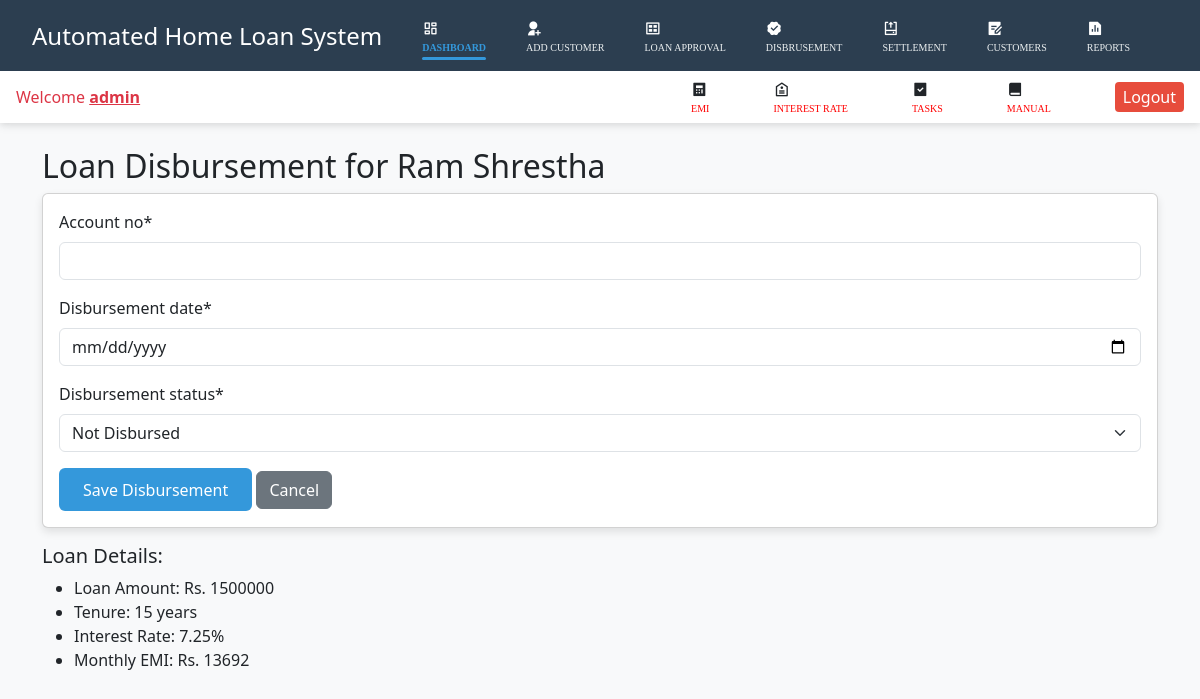
Page /client/2/disburse/ (signed in) on the committed database.
### homeloanapp/models.py (models this page shows, shortened)
class ClientDetails(models.Model):
    name = models.CharField(max_length=300, default='Sumam limbu')
    dob = models.CharField(max_length=10, default='2008/10/10')
    citizenship = models.CharField(max_length=20, default='1234')
    sex = models.CharField(max_length=8, choices=SEX_CHOICES, default="Male")
    martial = models.CharField(max_length=20, choices=MARTIAL_STATUS, default="Married")
    father = models.CharField(max_length=300, default="shyam rai")
    education = models.CharField(max_length=10, choices=EDUCATION_CHOICES, default="Bachelor")
    address = models.CharField(max_length=50, default='Itahari')
    dependent = models.PositiveIntegerField(default=3)
    employer = models.CharField(max_length=150, blank=True, null=True, default='rbbl')
    position = models.CharField(max_length=150, blank=True, null=True, default='Assistant')
    service_time = models.PositiveIntegerField(blank=True, null=True, default=5)
    firm_name = models.CharField(max_length=150, blank=True, null=True, default='rbbl')
    business_type = models.CharField(
        max_length=150,
        choices=BUSINESSTYPES,
        default="Agriculture",
        blank=True,
        null=True
    )
    pan_no = models.PositiveIntegerField(blank=True, null=True, default='12345')
    firm_address = models.CharField(max_length=150, blank=True, null=True, default='Itahari-20')
    salary = models.FloatField(default=0.0)
    business_income = models.FloatField(default=0.0)
    agriculture = models.FloatField(default=0.0)
    house_rent = models.FloatField(default=0.0)
    family_income = models.FloatField(default=0.0)
    other_income = models.FloatField(default=0.0)
    loan_amount = models.PositiveIntegerField()
    tenure = models.PositiveIntegerField(default=10)
    interest = models.FloatField(default=10.12)
    loan_type = models.CharField(max_length=50, default='Home')
    plot_no = models.CharField(max_length=50, default='5684')
    plot_area = models.CharField(max_length=50, default='0-0-10-0')
    plot_address = models.CharField(max_length=200, blank=True, null=True, default='Itahari-20')
    plot_owner = models.CharField(max_length=150, default='Roshan Rai')
    plot_value = models.FloatField(default=4632450)
    home_value = models.FloatField(default=0.0)
    plot_market_value = models.FloatField(blank=True, null=True, default=200000)
    land_value = models.PositiveIntegerField(default=0)
    buildingvalue = models.PositiveIntegerField(default=0)
    family_property = models.PositiveIntegerField(default=0)
    vehicle = models.FloatField(default=0.0)
    collateral_place = models.CharField(
        max_length=60,
        choices=COLLATERAL_AREA,
        default="Main Business Area"
    )
    income_tenure = models.CharField(
        max_length=200,
        choices=INCOME_TYPE,
        default="upto loan tenure permanent income"
    )
    client_distance = models.CharField(
        max_length=200,
        choices=CLIENT_DIS,
        default="Less than 2km"
    )
    banking_history = models.CharField(
        max_length=100,
        choices=CREDIT_HISTORY,
        default="payment after full rebate",
        null=True
    )
    banking_year = models.CharField(
        max_length=100,
        choices=BANKING_YEARS,
        default="more than 5 years"
    )
    loan_committee = models.CharField(
        max_length=20,
        choices=CREDIT_SIFARIS,
        default="Excellent"
    )
    loan_status = models.CharField(
        max_length=20,
        default="preview",
        null=True,
        blank=True
    )
    @property
    def emi(self):
        principal = self.loan_amount
        monthly_rate = self.interest / 1200
        months = self.tenure * 12
        if monthly_rate == 0:  # Handle interest-free loans
            return principal / months
        return int(
            (principal * monthly_rate * (1 + monthly_rate)**months) /
            ((1 + monthly_rate)**months - 1)
        )

### homeloanapp/views.py (the view, shortened to what this page needs)
# urls.py: path('client/<int:client_id>/disburse/', views.LoanDisbursementCreate.as_view(), name='loan_disbursement'),
class LoanDisbursementCreate(LoginRequiredMixin, CreateView):
    model = LoanDisbursement
    form_class = LoanDisbursementForm
    template_name = 'loan_disbursement_form.html'
    def get_context_data(self, **kwargs):
        context = super().get_context_data(**kwargs)
        client = get_object_or_404(ClientDetails, pk=self.kwargs['client_id'])
        context['client'] = client
        return context

### homeloanapp/forms.py
class LoanDisbursementForm(forms.ModelForm):
    class Meta:
        model = LoanDisbursement
        fields = ['account_no', 'disbursement_date', 'disbursement_status']
        widgets = {
            'disbursement_date': forms.DateInput(attrs={'type': 'date'}),
        }

### templates/loan_disbursement_form.html (shortened to what this page needs)
{% extends 'dashboard.html' %}
{% load crispy_forms_tags %}
{% load static %}
{% block css %}
<link rel="stylesheet" href="{% static 'css/loan_status.css' %}"> {% endblock css %}
{% block body %}
<div class="container mt-4">
    <h2>Loan Disbursement for {{ client.name }}</h2>
    <div class="card">
        <div class="card-body">
            <form method="post">
                {{ form|crispy }}
                <button type="submit" class="btn btn-primary">Save Disbursement</button>
                <a href="{% url 'client_detail' client.id %}" class="btn btn-secondary">Cancel</a>
            </form>
        </div>
    </div>
    <div class="mt-3">
        <h5>Loan Details:</h5>
        <ul>
            <li>Loan Amount: Rs. {{ client.loan_amount }}</li>
            <li>Tenure: {{ client.tenure }} years</li>
            <li>Interest Rate: {{ client.interest }}%</li>
            <li>Monthly EMI: Rs. {{ client.emi }}</li>
        </ul>
    </div>
</div>
{% endblock body %}

### templates/dashboard.html (shortened to what this page needs)
<!doctype html>
<html lang="en">
{% load static %}
<head>
  <link href="https://cdn.jsdelivr.net/npm/bootstrap@5.3.3/dist/css/bootstrap.min.css" rel="stylesheet"
>
  <link href="https://cdn.jsdelivr.net/npm/remixicon@4.3.0/fonts/remixicon.css" rel="stylesheet" />
  <link rel="stylesheet" href="{% static 'css/dashboard.css' %}">
  {% block css %} {% endblock css %}
</head>
<body>
  <div class="main-navbar">
    <div class="navbar">
      <div class="navbar-items" id="navbar-items">
        <a href="" class="header-text">Automated Home Loan System</a>
        <i class="ri-dashboard-line active"><a href="{% url 'dashboard' %}" class="navbarlink">DASHBOARD</a></i>
        <i class="ri-user-add-fill"><a href="{% url 'application' %}" class="navbarlink">ADD CUSTOMER</a></i>
        <i class="ri-gallery-view"><a href="{% url 'display_clients' %}" class="navbarlink">LOAN APPROVAL</a></i>
        <i class="ri-verified-badge-fill"><a href="{% url 'loan_status' %}" class="navbarlink">DISBRUSEMENT</a></i>
        <i class="ri-uninstall-line"><a href="{% url 'loan_settlement' %}" class="navbarlink">SETTLEMENT</a></i>
        <i class="ri-draft-fill"><a href="{% url 'client_status' %}" class="navbarlink">CUSTOMERS</a></i>
        <i class="ri-file-chart-fill"><a href="" class="navbarlink">REPORTS</a></i>
      </div>
    </div>
    <div class="navbar2">
      <div class="text-danger">Welcome <span class="text-decoration-underline fw-bold">{{user.username}}</span></div>
      <div class="navbar2-items">
        <i class="ri-calculator-fill"><a href="{% url 'emi' %}" class="navbarlink2">EMI</a></i>
        <i class="ri-price-tag-2-line"><a href="" class="navbarlink2">INTEREST RATE</a></i>
        <i class="ri-task-fill"><a href="" class="navbarlink2">TASKS</a> </i>
        <i class="ri-book-fill"><a href="" class="navbarlink2">MANUAL</a></i>
        <form method="POST" action="{% url 'logout' %}">
          <input type="submit" class="logout-btn" value="Logout">
        </form>
      </div>
    </div>
  </div>
  {% block body %}{% endblock body %}
</body>
</html>

### static/css/dashboard.css (style rules this page uses)
:root { --primary: #2c3e50; --secondary: #3498db; --accent: #e74c3c; --light: #ecf0f1; --dark: #2c3e50; --success: #2ecc71; }
body { font-family: 'Segoe UI', Tahoma, Geneva, Verdana, sans-serif; background-color: #f5f7fa; margin: 0; padding: 0; }
.main-navbar { display: flex; flex-direction: column; box-shadow: 0 2px 10px rgba(0, 0, 0, 0.1); }
.navbar { background: linear-gradient(135deg, var(--primary), var(--dark)); color: white; padding: 1rem 2rem; }
.navbar-items { display: flex; align-items: center; gap: 2.5rem; }
.header-text { font-size: 1.5rem; font-weight: 500; margin-right: auto; color: white; text-decoration: none; }
.navbarlink { color: var(--light); text-decoration: none; font-size: 10px; transition: all 0.3s ease; display: flex; align-items: center; gap: 0.5rem; }
.navbar2 { background-color: white; padding: 0.4rem 1rem; display: flex; justify-content: space-between; align-items: center; box-shadow: 0 2px 5px rgba(0, 0, 0, 0.05); }
.navbar2-items { display: flex; gap: 4rem; align-items: center; }
.navbarlink2 { color: red; text-decoration: none; font-size: 10px; transition: all 0.3s ease; display: flex; align-items: center; gap: 0.8rem; }
.logout-btn { background-color: var(--accent); color: white; border: none; padding: 0.2rem 0.5rem; border-radius: 4px; cursor: pointer; transition: all 0.3s ease; font-weight: 500; }
.btn-primary { background-color: var(--secondary); border: none; padding: 0.6rem 1.5rem; font-weight: 500; transition: all 0.3s ease; }
.active a { color: var(--secondary) !important; font-weight: 600; position: relative; }
.active a::after { content: ''; position: absolute; bottom: -5px; left: 0; width: 100%; height: 3px; background-color: var(--secondary); border-radius: 3px; }
.card { margin: 0 auto; box-shadow: 0 4px 8px rgba(0, 0, 0, 0.1); }

### static/css/loan_status.css (style rules this page uses)
body { font-family: 'Segoe UI', Tahoma, Geneva, Verdana, sans-serif; background-color: #f8f9fa; margin: 0; padding: 0; }

### rows in the picture
ClientDetails: name "Ram Shrestha", loan_amount "1500000", tenure "15", interest "7.25", emi "13692"

### other values in the picture
{{ user.username }} "admin"
